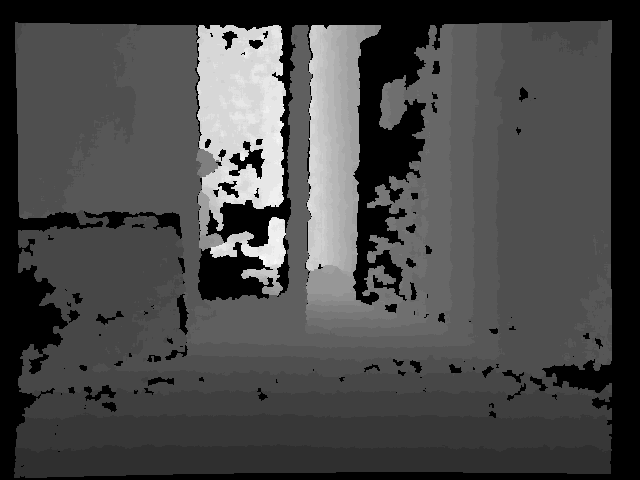
//> input picture dataset/depth_00004.pgm, 640 x 480 px
$ ./main   (built with g++ and OpenCV 4)
//> lines starting //> are read from the running program, lines starting //| are printed output that depends on the picture; after the words box and inside, x2 and y2 are one past the last pixel; in counts of white or black regions, pixels touching at a corner belong together
#include <iostream>
#include <fstream>
#include <boost/config.hpp>
#include <opencv2/highgui/highgui.hpp>
#include <opencv2/core/core.hpp>
#include <opencv2/imgproc/imgproc.hpp>
#include <boost/graph/adjacency_list.hpp>
#include <boost/graph/one_bit_color_map.hpp>
#include <boost/graph/stoer_wagner_min_cut.hpp>
#include <boost/property_map/property_map.hpp>
#include <boost/typeof/typeof.hpp>
#include <boost/graph/boykov_kolmogorov_max_flow.hpp>
#include <boost/graph/read_dimacs.hpp>
#include <boost/graph/graph_utility.hpp>
#include <boost/graph/graphviz.hpp>
#include <map>
#include <cmath>
#include <cfloat>
#include <random>

/*
    Algorithm plane segmentation
    - Compute surfce normal for all the points
    - cluster normal with same distance d
*/

// checks if the value is nan
template <typename T>
// [6 lines left out: function is_nan, not called in this run]

// check if the value from depth image
template <typename T>
// [4 lines left out: function is_valid_depth, not called in this run]

template <typename T>
// [9 lines left out: function cross_prod, not called in this run]
template <typename T>
// [8 lines left out: function normalize, not called in this run]

template <typename T>
// [9 lines left out: function match, not called in this run]

struct Node{
    int i;
    int j;
};

// undirected edge between a and b with weight w
struct Weight{
    float w;
};


class ImageSeg{
    typedef boost::adjacency_list<boost::vecS,boost::vecS, boost::directedS, Node, Weight> Graph;
    //typedef boost::adjacency_list_traits < boost::vecS, boost::vecS, boost::directedS, Node, Weight > Traits;
    //typedef boost::property_map<Graph, boost::edge_weight_t>::type weight_map_type;
    //typedef boost::property_traits<weight_map_type>::value_type weight_type;
    typedef boost::graph_traits<Graph>::vertex_descriptor Vertex;
	typedef boost::graph_traits<Graph>::edge_descriptor Edge;
public:
    ImageSeg(){}

    /* @brief: reads image from given filename */
    cv::Mat readImage(std::string filename);

    /* @brief: display image in an external window */
    void showImage(cv::Mat& im);

    /* @brief: intial filtering of depth image */
    void filterDepth(cv::Mat& depth);

    /* @brief: read rgb image  */
    void readRgb(std::string filename);

    /* @brief: read depth image and pre-process it */
    void readDepth(std::string filename);
    /* @brief: computes nearest neigbourhood of the given 3D point  */

    /* @brief: pre-processes depth image and get 3D points */

    /* @brief: calculate normal for the window */
    void findNormals();

    void minCutSegmentation();

    void addVertex(Graph& g, int i, int j );

    void addEdge(Graph& g,Vertex& v1, Vertex& v2, float w);

    void watershedSeg();


private:
    cv::Mat _depth_im; //store depth
    cv::Mat _rgb_im; //store  rgb
    int _rows;  // both should be of same size
    int _cols;  //both should be of same size
    std::map<cv::Point3f,cv::Vec3f > _point_normals;
    Graph _g;
};

void ImageSeg::filterDepth(cv::Mat& depth)
{
    cv::Mat filtered_depth;
    filtered_depth.setTo(std::numeric_limits<float>::quiet_NaN(), depth == 0);

    depth.convertTo(filtered_depth, CV_32FC1, 1.f/5000.f);
    // filter depth image for better estimate
    cv::bilateralFilter(filtered_depth, depth, -1, 0.03, 4.5);
    //filtered_depth.copyTo(depth);
}

/* reads image from file */
cv::Mat ImageSeg::readImage(std::string filename)
{
    cv::Mat im = cv::imread(filename,CV_LOAD_IMAGE_ANYCOLOR | CV_LOAD_IMAGE_ANYDEPTH);
    return im;

}

void ImageSeg::showImage(cv::Mat& im)
{
    cv::namedWindow("Display", cv::WINDOW_AUTOSIZE);
    cv::imshow("Display", im);
    cv::waitKey(0);
}

void ImageSeg::readRgb(std::string filename)
{
    cv::Mat rgb = readImage(filename);
    //cv::cvtColor(rgb,rgb,CV_BGR2GRAY);
    rgb.copyTo(_rgb_im);
    _rows = _rgb_im.rows;
    _cols = _rgb_im.cols;


    std::cout<< _cols << ", "<< _rows<<std::endl;
}

void ImageSeg::readDepth(std::string filename)
{
    cv::Mat depth = readImage(filename);
    CV_Assert(depth.type() == CV_16UC1);
    filterDepth(depth);
    depth.copyTo(_depth_im);
    std::cout<<depth.cols << ", "<< _depth_im.rows<<std::endl;


    // [6 lines of commented-out code are left out]

}

// [189 lines left out: functions findNormals, addVertex, addEdge, minCutSegmentation, not called in this run]


void ImageSeg::watershedSeg()
{
    // filter using laplacian kernel
    cv::Mat kernel = (cv::Mat_<float>(3,3) <<
        0.1, 0.1, 0.1,
        0.1, -0.8, 0.1,
        0.1, 0.1, 0.1);

    cv::Mat src = _rgb_im;
    cv::cvtColor(_rgb_im,_rgb_im,CV_BGR2GRAY);
    cv::Mat sharp = _rgb_im;
    cv::Mat laplacianImg;
    cv::filter2D(sharp, laplacianImg, CV_8UC1, kernel);

    _rgb_im.convertTo(sharp, CV_8U);
    cv::Mat resultImg = sharp - laplacianImg;

    cv::threshold(resultImg, resultImg, 40, 255, CV_THRESH_BINARY | CV_THRESH_OTSU);

    cv::Mat dist;
    cv::distanceTransform(resultImg, dist, CV_DIST_L2,3);
    cv::normalize(dist, dist, 0, 1., cv::NORM_MINMAX);
    cv::threshold(dist, dist, .2, 1., CV_THRESH_BINARY);

    cv::Mat kernel1 = cv::Mat::ones(3, 3, CV_8UC1);
    cv::dilate(dist, dist, kernel1);

    cv::Mat dist_8u;
    dist.convertTo(dist_8u, CV_8U);

    std::vector<std::vector<cv::Point> > contours;
    cv::findContours(dist_8u, contours, CV_RETR_EXTERNAL, CV_CHAIN_APPROX_SIMPLE);

    cv::Mat markers = cv::Mat::zeros(dist.size(), CV_32SC1);

    for (size_t i = 0; i < contours.size(); i++)
        cv::drawContours(markers, contours, static_cast<int>(i), cv::Scalar::all(static_cast<int>(i)+1), -1);

    cv::circle(markers, cv::Point(5,5), 3, CV_RGB(255,255,255), -1);
    markers = markers*10000;

    cv::watershed(src, markers);
    cv::Mat mark = cv::Mat::zeros(markers.size(), CV_8UC1);
    markers.convertTo(mark, CV_8UC1);
    cv::bitwise_not(mark, mark);

    std::vector<cv::Vec3b> colors;
    for (size_t i = 0; i < contours.size(); i++)
    {
        int b = cv::theRNG().uniform(0, 255);
        int g = cv::theRNG().uniform(0, 255);
        int r = cv::theRNG().uniform(0, 255);
        colors.push_back(cv::Vec3b((uchar)b, (uchar)g, (uchar)r));
    }

    cv::Mat dst = cv::Mat::zeros(markers.size(), CV_8UC3);

    for (int i = 0; i < markers.rows; i++)
    {
        for (int j = 0; j < markers.cols; j++)
        {
            int index = markers.at<int>(i,j);
            if (index > 0 && index <= static_cast<int>(contours.size()))
                dst.at<cv::Vec3b>(i,j) = colors[index-1];
            else
                dst.at<cv::Vec3b>(i,j) = cv::Vec3b(0,0,0);
        }
    }

    showImage(markers);
}


int main(int argc, char *argv[]) {
    /* code */
    ImageSeg segment_img;
    segment_img.readDepth("../dataset/depth_00004.pgm");
//> in readImage, im is the input picture: 480 rows x 640 cols, CV_16UC1; min 0, max 8343, mean 2434.1
//| 640, 480
    segment_img.readRgb("../dataset/image_00001.jpg");
//> call 2 of readImage, with filename = "../dataset/image_00001.jpg"
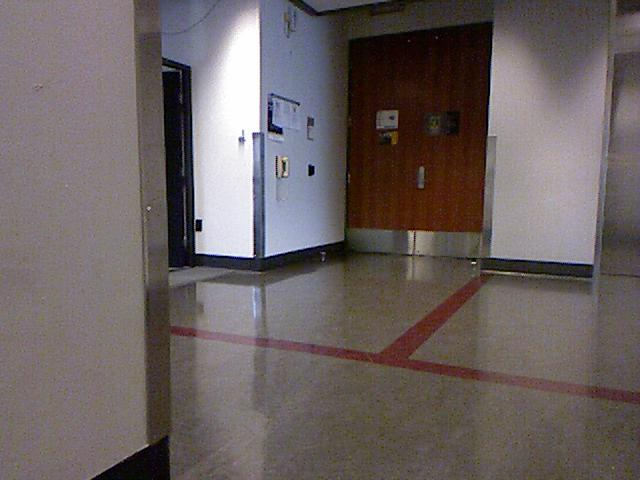
//> input picture dataset/image_00001.jpg, 640 x 480 px
//> in readImage, im is the input picture: 480 rows x 640 cols, CV_8UC3; mean B, G, R 97.6, 98, 107.3
//| 640, 480
    //segment_img.findNormals();
    //segment_img.minCutSegmentation();
    segment_img.watershedSeg();
//> in watershedSeg, `cv::threshold(resultImg, resultImg, 40, 255, CV_THRESH_BINARY | CV_THR..`:
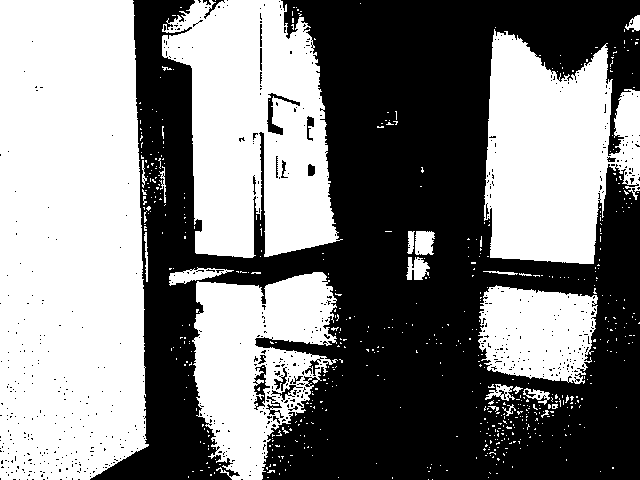
//> resultImg: 480 rows x 640 cols, CV_8UC1; 50.7% white; 675 black regions (654 under 20 px), largest, box (x1, y1, x2, y2) and area: (90, 0, 640, 480) 148092, (267, 93, 300, 135) 332, (253, 365, 270, 410) 300
//> in watershedSeg, `cv::distanceTransform(resultImg, dist, CV_DIST_L2,3);`:
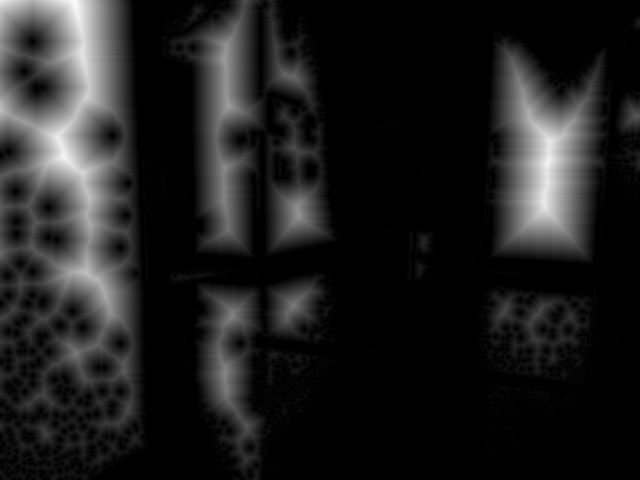
//> dist: 480 rows x 640 cols, CV_32FC1; min 0, max 56.68, mean 6.9; drawn with min black and max white
//> in watershedSeg, `cv::threshold(dist, dist, .2, 1., CV_THRESH_BINARY);`: dist: 480 rows x 640 cols, CV_32FC1; values 0 (black) and 1 (white), 22.9% white; 23 white regions (9 under 20 px), largest, box (x1, y1, x2, y2) and area: (0, 0, 134, 427) 35997, (499, 48, 596, 253) 14911, (198, 0, 257, 246) 9312
//> in watershedSeg, `cv::dilate(dist, dist, kernel1);`:
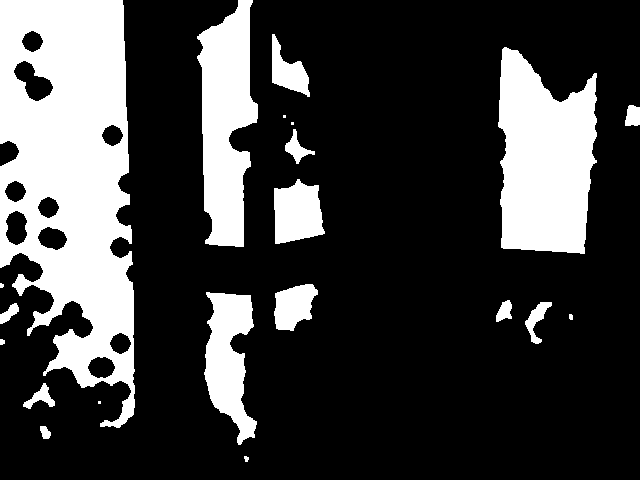
//> dist: 480 rows x 640 cols, CV_32FC1; values 0 (black) and 1 (white), 24.7% white; 21 white regions (4 under 20 px), largest, box (x1, y1, x2, y2) and area: (0, 0, 135, 428) 38416, (498, 47, 597, 254) 15635, (197, 0, 258, 247) 9995
//> in watershedSeg, `dist.convertTo(dist_8u, CV_8U);`: dist_8u: 480 rows x 640 cols, CV_8UC1; values 0 (black) and 1 (white), 24.7% white; 21 white regions (4 under 20 px)
//> in watershedSeg, `cv::findContours(dist_8u, contours, CV_RETR_EXTERNAL, CV_CHAIN_APPROX_..`: contours = 21 contours, 7 with area under 20; largest, box (x1, y1, x2, y2) and area: (0, 0, 135, 428) 41483, (498, 47, 597, 254) 15338, (197, 0, 258, 247) 9696, (204, 292, 257, 445) 4547, (274, 179, 325, 244) 2414
//> the loop in watershedSeg, `for (size_t i = 0; i < contours.size(); i++)` made 21 passes
//> after the loop in watershedSeg, `for (size_t i = 0; i < contours.size(); i++)`:
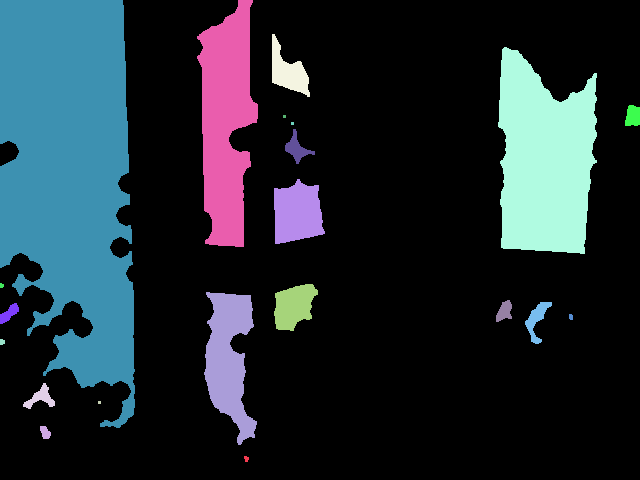
//> markers: 480 rows x 640 cols, CV_32SC1; 22 distinct labels, from 0 to 21; one colour per label, 0 black
//> in watershedSeg, `cv::circle(markers, cv::Point(5,5), 3, CV_RGB(255,255,255), -1);`: markers: 480 rows x 640 cols, CV_32SC1; 23 distinct labels, from 0 to 255
//> in watershedSeg, `cv::watershed(src, markers);`:
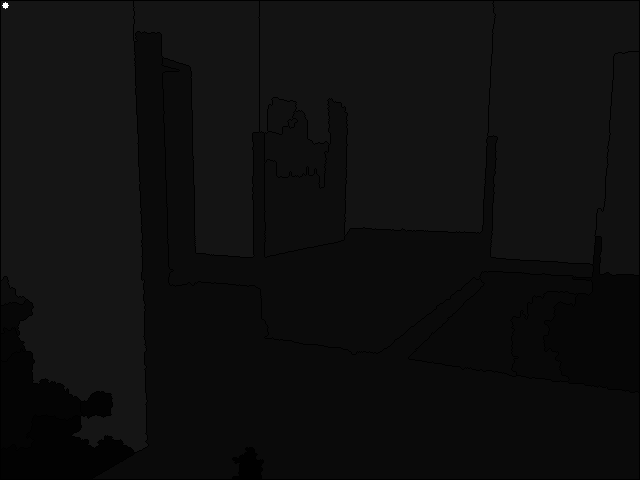
//> markers: 480 rows x 640 cols, CV_32SC1; min -1, max 2550000, mean 143266.2; drawn with min black and max white
//> in watershedSeg, `markers.convertTo(mark, CV_8UC1);`:
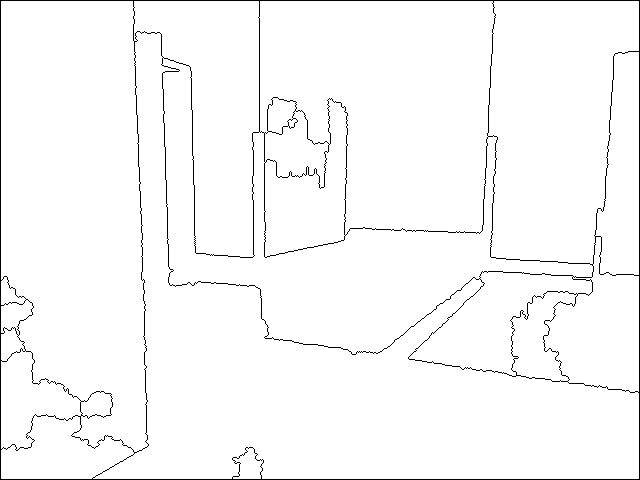
//> mark: 480 rows x 640 cols, CV_8UC1; 97.7% white; black in thin lines or dots
//> in watershedSeg, `cv::bitwise_not(mark, mark);`: mark: 480 rows x 640 cols, CV_8UC1; 2.3% white in thin lines or dots
//> after the loop in watershedSeg, `for (int i = 0; i < markers.rows; i++)`: dst: 480 rows x 640 cols, CV_8UC3; every value is 0
    return 0;
}
